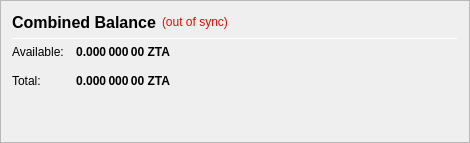
                   <widget class="QFrame" name="frame_CombinedBalances">
                    <property name="minimumSize">
                     <size>
                      <width>470</width>
                      <height>0</height>
                     </size>
                    </property>
                    <property name="frameShape">
                     <enum>QFrame::StyledPanel</enum>
                    </property>
                    <property name="frameShadow">
                     <enum>QFrame::Raised</enum>
                    </property>
                    <layout class="QVBoxLayout" name="verticalLayout_5">
                     <item>
                      <layout class="QHBoxLayout" name="horizontalLayout_5" stretch="0,0,0">
                       <item>
                        <widget class="QLabel" name="label_5z">
                         <property name="minimumSize">
                          <size>
                           <width>0</width>
                           <height>20</height>
                          </size>
                         </property>
                         <property name="font">
                          <font>
                           <pointsize>12</pointsize>
                           <weight>75</weight>
                           <bold>true</bold>
                          </font>
                         </property>
                         <property name="toolTip">
                          <string>Combined Balance (including unconfirmed and immature coins)</string>
                         </property>
                         <property name="text">
                          <string>Combined Balance</string>
                         </property>
                        </widget>
                       </item>
                       <item>
                        <widget class="QLabel" name="labelWalletStatus">
                         <property name="cursor">
                          <cursorShape>WhatsThisCursor</cursorShape>
                         </property>
                         <property name="toolTip">
                          <string>The displayed information may be out of date. Your wallet automatically synchronizes with the ZTA network after a connection is established, but this process has not completed yet.</string>
                         </property>
                         <property name="styleSheet">
                          <string notr="true">QLabel { color: red; }</string>
                         </property>
                         <property name="text">
                          <string notr="true">(out of sync)</string>
                         </property>
                         <property name="alignment">
                          <set>Qt::AlignLeading|Qt::AlignLeft|Qt::AlignVCenter</set>
                         </property>
                        </widget>
                       </item>
                       <item>
                        <spacer name="horizontalSpacer_1">
                         <property name="orientation">
                          <enum>Qt::Horizontal</enum>
                         </property>
                         <property name="sizeHint" stdset="0">
                          <size>
                           <width>40</width>
                           <height>20</height>
                          </size>
                         </property>
                        </spacer>
                       </item>
                      </layout>
                     </item>
                     <item>
                      <widget class="Line" name="line_CombinedBalance">
                       <property name="minimumSize">
                        <size>
                         <width>0</width>
                         <height>1</height>
                        </size>
                       </property>
                       <property name="maximumSize">
                        <size>
                         <width>16777215</width>
                         <height>1</height>
                        </size>
                       </property>
                       <property name="orientation">
                        <enum>Qt::Horizontal</enum>
                       </property>
                      </widget>
                     </item>
                     <item>
                      <layout class="QGridLayout" name="gridLayout_3">
                       <property name="spacing">
                        <number>12</number>
                       </property>
                       <item row="1" column="0">
                        <widget class="QLabel" name="labelBalanceTextz">
                         <property name="text">
                          <string>Available:</string>
                         </property>
                        </widget>
                       </item>
                       <item row="1" column="1">
                        <widget class="QLabel" name="labelBalancez">
                         <property name="font">
                          <font>
                           <weight>75</weight>
                           <bold>true</bold>
                          </font>
                         </property>
                         <property name="cursor">
                          <cursorShape>IBeamCursor</cursorShape>
                         </property>
                         <property name="toolTip">
                          <string>Your current spendable balance</string>
                         </property>
                         <property name="text">
                          <string notr="true">0.000 000 00 ZTA</string>
                         </property>
                         <property name="alignment">
                          <set>Qt::AlignRight|Qt::AlignTrailing|Qt::AlignVCenter</set>
                         </property>
                         <property name="textInteractionFlags">
                          <set>Qt::LinksAccessibleByMouse|Qt::TextSelectableByKeyboard|Qt::TextSelectableByMouse</set>
                         </property>
                        </widget>
                       </item>
                       <item row="2" column="0">
                        <widget class="QLabel" name="labelTotalTextz">
                         <property name="text">
                          <string>Total:</string>
                         </property>
                        </widget>
                       </item>
                       <item row="2" column="1">
                        <widget class="QLabel" name="labelTotalz">
                         <property name="font">
                          <font>
                           <weight>75</weight>
                           <bold>true</bold>
                          </font>
                         </property>
                         <property name="cursor">
                          <cursorShape>IBeamCursor</cursorShape>
                         </property>
                         <property name="toolTip">
                          <string>Total Balance, including all unavailable coins.</string>
                         </property>
                         <property name="text">
                          <string notr="true">0.000 000 00 ZTA</string>
                         </property>
                         <property name="alignment">
                          <set>Qt::AlignRight|Qt::AlignTrailing|Qt::AlignVCenter</set>
                         </property>
                         <property name="textInteractionFlags">
                          <set>Qt::LinksAccessibleByMouse|Qt::TextSelectableByKeyboard|Qt::TextSelectableByMouse</set>
                         </property>
                        </widget>
                       </item>
                       <item row="2" column="3">
                        <spacer name="horizontalSpacer_2">
                         <property name="orientation">
                          <enum>Qt::Horizontal</enum>
                         </property>
                         <property name="sizeHint" stdset="0">
                          <size>
                           <width>40</width>
                           <height>20</height>
                          </size>
                         </property>
                        </spacer>
                       </item>
                      </layout>
                     </item>
                     <item>
                      <spacer name="verticalSpacer_1">
                       <property name="orientation">
                        <enum>Qt::Vertical</enum>
                       </property>
                       <property name="sizeHint" stdset="0">
                        <size>
                         <width>20</width>
                         <height>40</height>
                        </size>
                       </property>
                      </spacer>
                     </item>
                    </layout>
                   </widget>
